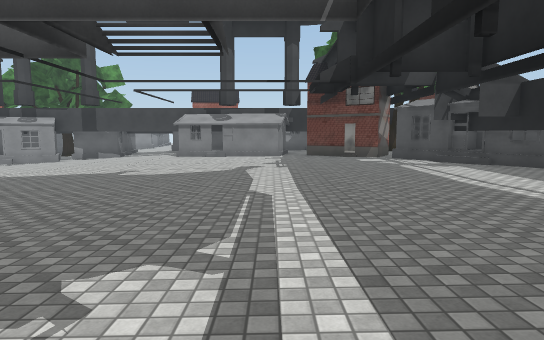
View 1 (above)

16 first-person views from a walk through a scene from a Unity 3-D project. The camera is 1.4 m above the floor, tilts 6° down and sees 75° across. The floor is counted in squares, 2 m on a side. Each view is taken from the middle of a square. On the plan, view 1 faces up. The plan holds only what a view shows up to about 11 squares ahead; the rest is blank. The place goes on beyond the plan. Door leaves are left out, so doorways stand open. Some surface patterns are stand-ins.

View 2
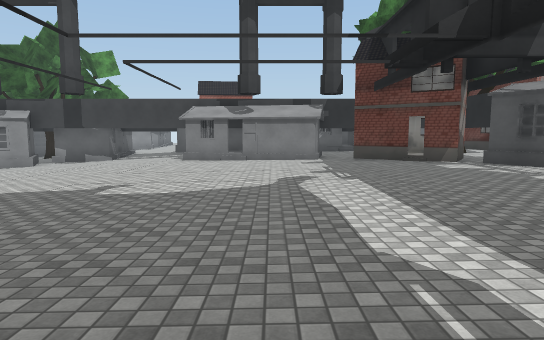

View 3
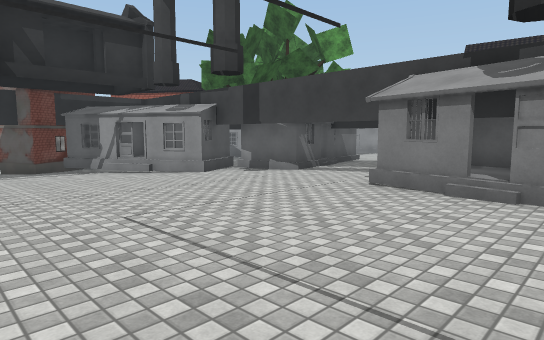

View 4
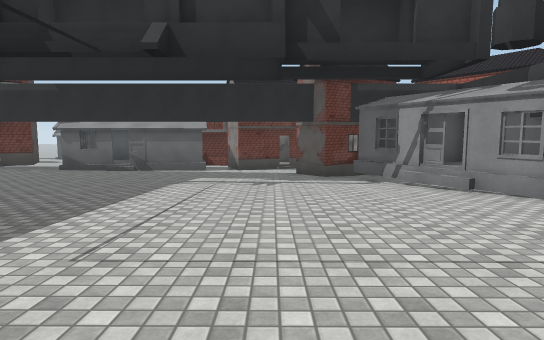

View 5
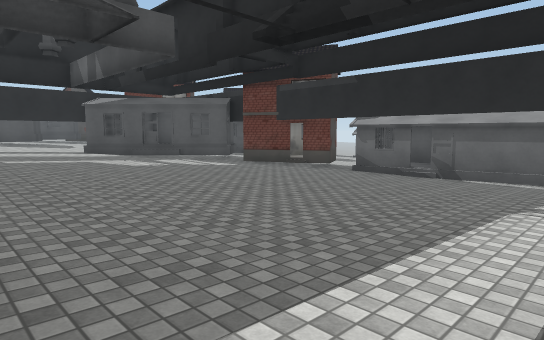

View 6
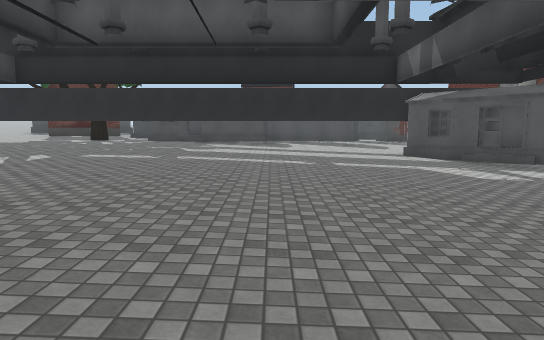

View 7
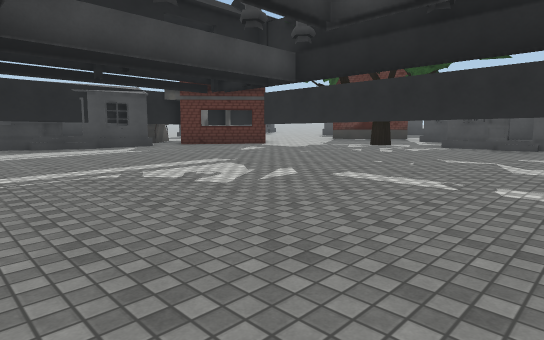

View 8
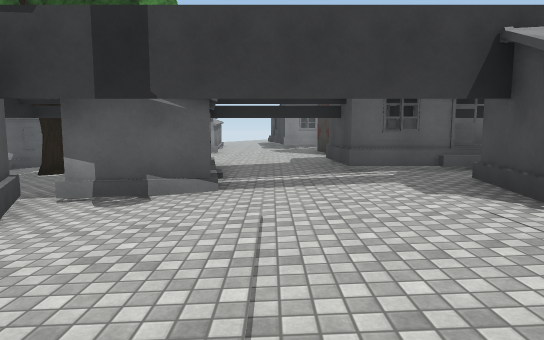

View 9
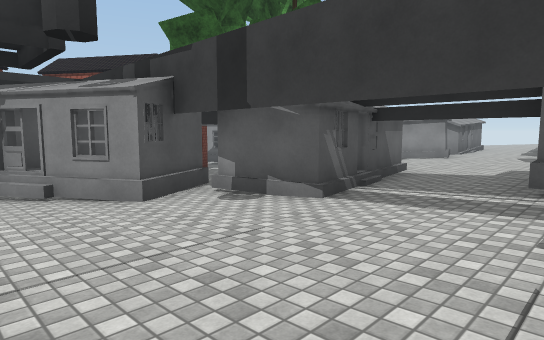

View 10
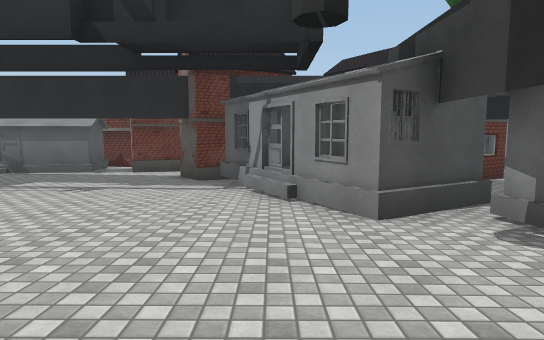

View 11
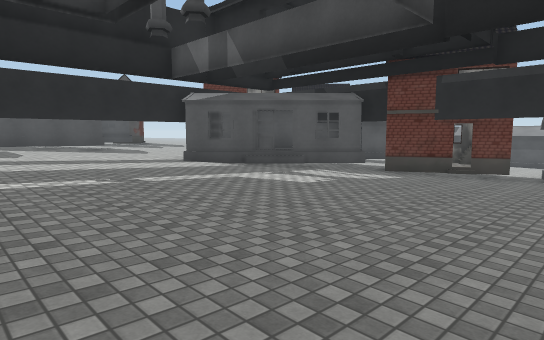

View 12
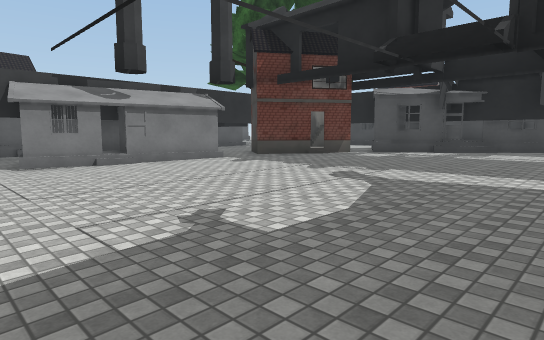

View 13
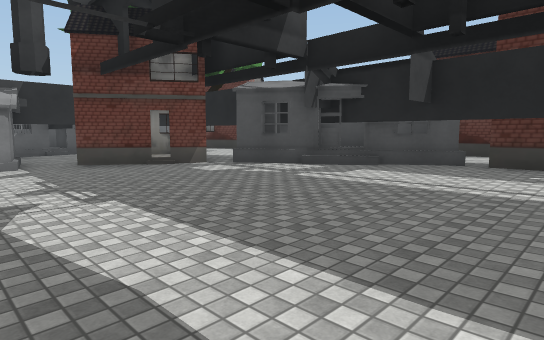

View 14
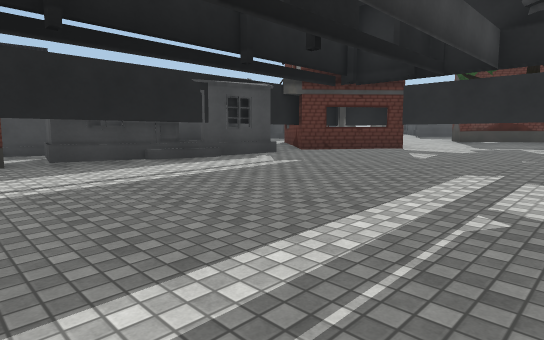

View 15
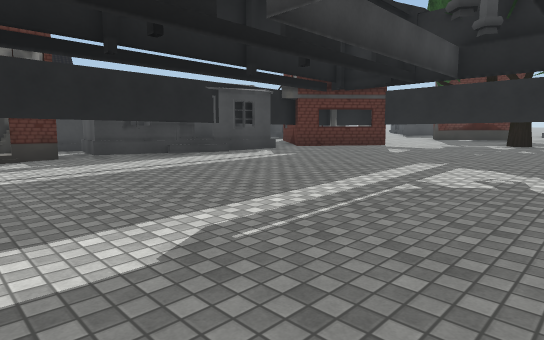

View 16
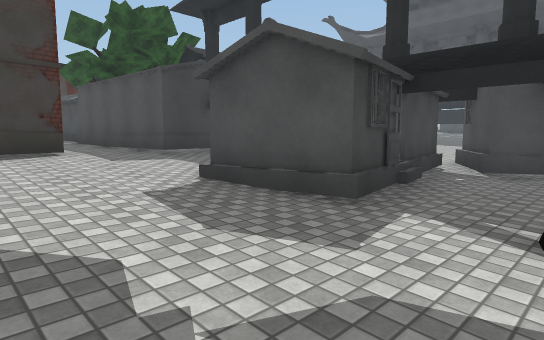

### Floor plan
Key: @ floor where view 1 was taken; # wall or solid block; . main floor; : floor 0.25 m higher than the main floor; - floor 0.25 m lower than the main floor; + floor 0.5 m higher than the main floor; _ floor 0.5 m lower than the main floor; * floor 0.75 m higher than the main floor; < floor 0.75 m lower than the main floor; % floor 1 m higher than the main floor; ( floor 1 m lower than the main floor; / step, stairs or slope; D open door; H house; T tree; O other object.
Columns run from 15 left of view 1 to 9 right of it. Each row starts with its distance up from view 1.
 22 HHH __--... H
 21 H < __--...HHH
 20   (<___-.....:
 19  H(<T_HH-....HH:
 18  H(<<_H /.HHHH H#H H
 17  HH<<_HH#..H##  ## H
 16 HH   _HHH-...   :#
 15 HH  #HH_--..HHHH:#  T
 14    HHHH--...HHHH:## #
 13 HH HH/_--......H:H#H#
 12  H##___--......:::HH
 11  H<<___--......::::#HH
 10 ((<<___--......::::#HH
  9 H(<<__---......:::D:H H H
  8 H<<___---......:::D:#HH+H
  7 H<<___---......:::::#H++H
  6 H<<___---......:::::#H
  5  /<___--......:::::+#HH
  4 HH___---.....:::::++#HH/H
  3 HH__---....:::::++++#HH/
  2 <H__--....:::::+++++#HHH
  1  H#---....::::++++++#HH
  0  _HH-....:::+++@+++*#
 -1  HHH/...:::+++++++**#HH
 -2   #HH/..::++++++****#H
 -3   ##HH.:::+++++****H#H
 -4     H.::##########HHH
 -5      .::+  HHH***%%
 -6       ::+     *T%%%
 -7       HHH   HH%%%H%
 -8               O HH

Positions as (right, up) in squares from view 1, and headings:
1: (0, 0), facing up
2: (-1, 3), facing up
3: (-1, 9), facing up-left
4: (-4, 10), facing left
5: (-6, 9), facing down-left
6: (-6, 7), facing down
7: (-5, 4), facing down-right
8: (-6, 11), facing up
9: (-4, 12), facing up-left
10: (-5, 13), facing left
11: (-5, 5), facing down-left
12: (-5, 6), facing up-right
13: (-1, 5), facing up-right
14: (-1, 5), facing down-right
15: (-2, 6), facing down-right
16: (-11, 22), facing down-right
